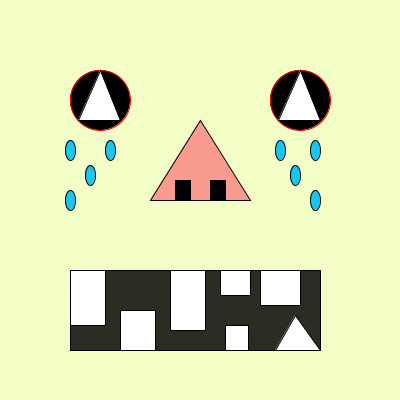
Frame 1 (no input)
Frame 60 (the mouse pressed at the canvas centre just before this capture): identical to frame 1, image omitted
Frame 120 (the mouse held since frame 60 and released just before this capture): identical to frame 1, image omitted

The Processing sketch that drew this single still picture (run headless with seeded random() and noise(); from frame 60 on, the mouse is pressed at the canvas centre):

// Processing sketch: processing_131628
// ── processing_131628.pde

void setup()
{
  size(400, 400); //workspace size
}

void draw()
{
  background(243,253,198); //background color

  //Eyes
  stroke(255, 0, 0); //outline colored red
  fill(0); //
  ellipse(100, 100, 60, 60);

  fill(0);
  ellipse(300, 100, 60, 60);
  
  //Triangle in eyes
  stroke(0);//Returns outline color to black.
  fill(255);
  triangle(78,120,100,70,120,120);
  
  fill(255);
  triangle(278,120,300,70,320,120);

  //Nose
  fill(250,155,144);
  triangle(150,200,200,120,250,200);
  
  //Nostrils
  fill(0);
  rect(175,180,15,20);
  
  fill (0);
  rect(210,180,15,20);
  
  //Mouth
  fill(0,0,0,210); //added transparency with fourth argument.
  rect(70,270,250,80);
  
  //Teeth
  fill(255);
  rect(70,270,35,55);
  
  fill(255);
  rect(120,310,35,40);
 
  fill(255);
  rect(170,270,35,60);
 
  fill(255);
  rect(220,270,30,25);
  
  fill(255);
  rect(225,325,23,25);
  
  fill(255);
  rect(260,270,40,35);
  
  fill(255);
  triangle(275,350,295,315,320,350);
  
  //Tears on the left eye
  fill(20,200,242);
  ellipse(70,150,10,20);
  
  fill(20,200,242);
  ellipse(110,150,10,20);
  
  fill(20,200,242);
  ellipse(70,200,10,20);
  
  fill(20,200,242);
  ellipse(90,175,10,20);
  
  //Tears on the right eye
  fill(20,200,242);
  ellipse(280,150,10,20);
  
  fill(20,200,242);
  ellipse(315,150,10,20);
  
  fill(20,200,242);
  ellipse(295,175,10,20);
  
  fill(20,200,242);
  ellipse(315,200,10,20);
}
